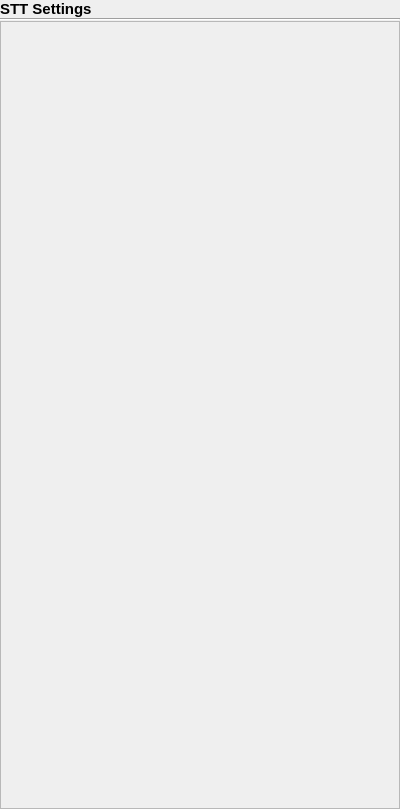
<?xml version="1.0" encoding="UTF-8"?>
<ui version="4.0">
 <class>stt_settings</class>
 <widget class="QWidget" name="stt_settings">
  <property name="geometry">
   <rect>
    <x>0</x>
    <y>0</y>
    <width>400</width>
    <height>809</height>
   </rect>
  </property>
  <property name="windowTitle">
   <string>Form</string>
  </property>
  <layout class="QGridLayout" name="gridLayout_3">
   <property name="leftMargin">
    <number>0</number>
   </property>
   <property name="topMargin">
    <number>0</number>
   </property>
   <property name="rightMargin">
    <number>0</number>
   </property>
   <property name="bottomMargin">
    <number>0</number>
   </property>
   <property name="spacing">
    <number>0</number>
   </property>
   <item row="0" column="0">
    <widget class="QLabel" name="label_2">
     <property name="font">
      <font>
       <pointsize>11</pointsize>
       <bold>true</bold>
      </font>
     </property>
     <property name="text">
        <string>STT Settings</string>
     </property>
    </widget>
   </item>
   <item row="1" column="0">
    <widget class="Line" name="line">
     <property name="orientation">
      <enum>Qt::Orientation::Horizontal</enum>
     </property>
    </widget>
   </item>
   <item row="2" column="0">
    <widget class="QScrollArea" name="scrollArea">
     <property name="sizePolicy">
      <sizepolicy hsizetype="Expanding" vsizetype="Expanding">
       <horstretch>0</horstretch>
       <verstretch>0</verstretch>
      </sizepolicy>
     </property>
     <property name="widgetResizable">
      <bool>true</bool>
     </property>
     <widget class="QWidget" name="scrollAreaWidgetContents">
      <property name="geometry">
       <rect>
        <x>0</x>
        <y>0</y>
        <width>398</width>
        <height>787</height>
       </rect>
      </property>
      <layout class="QGridLayout" name="gridLayout">
       <property name="leftMargin">
        <number>0</number>
       </property>
       <property name="topMargin">
        <number>0</number>
       </property>
       <property name="rightMargin">
        <number>10</number>
       </property>
       <property name="bottomMargin">
        <number>0</number>
       </property>
       <property name="horizontalSpacing">
        <number>0</number>
       </property>
       <property name="verticalSpacing">
        <number>10</number>
       </property>
       <item row="0" column="0">
        <widget class="SliderWidget" name="volume_input_threshold_slider" native="true">
         <property name="sizePolicy">
          <sizepolicy hsizetype="Preferred" vsizetype="Preferred">
           <horstretch>0</horstretch>
           <verstretch>0</verstretch>
          </sizepolicy>
         </property>
         <property name="minimumSize">
          <size>
           <width>0</width>
           <height>10</height>
          </size>
         </property>
         <property name="slider_minimum" stdset="0">
          <number>1</number>
         </property>
         <property name="slider_maximum" stdset="0">
          <number>2000</number>
         </property>
         <property name="spinbox_minimum" stdset="0">
          <double>0.000000000000000</double>
         </property>
         <property name="spinbox_maximum" stdset="0">
          <double>2.000000000000000</double>
         </property>
         <property name="display_as_float" stdset="0">
          <bool>true</bool>
         </property>
         <property name="settings_property" stdset="0">
          <string>stt_settings.volume_input_threshold</string>
         </property>
         <property name="slider_single_step" stdset="0">
          <number>1</number>
         </property>
         <property name="slider_page_step" stdset="0">
          <number>10</number>
         </property>
         <property name="spinbox_single_step" stdset="0">
          <double>0.010000000000000</double>
         </property>
         <property name="spinbox_page_step" stdset="0">
          <double>0.100000000000000</double>
         </property>
         <property name="label_text" stdset="0">
          <string>Input Volume</string>
         </property>
        </widget>
       </item>
       <item row="1" column="0">
        <widget class="SliderWidget" name="silence_buffer_seconds" native="true">
         <property name="sizePolicy">
          <sizepolicy hsizetype="Preferred" vsizetype="Preferred">
           <horstretch>0</horstretch>
           <verstretch>0</verstretch>
          </sizepolicy>
         </property>
         <property name="minimumSize">
          <size>
           <width>0</width>
           <height>10</height>
          </size>
         </property>
         <property name="slider_minimum" stdset="0">
          <number>1</number>
         </property>
         <property name="slider_maximum" stdset="0">
          <number>5000</number>
         </property>
         <property name="spinbox_minimum" stdset="0">
          <double>0.000000000000000</double>
         </property>
         <property name="spinbox_maximum" stdset="0">
          <double>5.000000000000000</double>
         </property>
         <property name="display_as_float" stdset="0">
          <bool>true</bool>
         </property>
         <property name="settings_property" stdset="0">
          <string>stt_settings.silence_buffer_seconds</string>
         </property>
         <property name="slider_single_step" stdset="0">
          <number>1</number>
         </property>
         <property name="slider_page_step" stdset="0">
          <number>10</number>
         </property>
         <property name="spinbox_single_step" stdset="0">
          <double>0.010000000000000</double>
         </property>
         <property name="spinbox_page_step" stdset="0">
          <double>0.100000000000000</double>
         </property>
         <property name="label_text" stdset="0">
          <string>Silence Buffer</string>
         </property>
        </widget>
       </item>
       <item row="3" column="0">
        <spacer name="verticalSpacer">
         <property name="orientation">
          <enum>Qt::Orientation::Vertical</enum>
         </property>
         <property name="sizeHint" stdset="0">
          <size>
           <width>20</width>
           <height>724</height>
          </size>
         </property>
        </spacer>
       </item>
       <item row="2" column="0">
        <widget class="WhisperSettingsWidget" name="widget" native="true">
         <property name="sizePolicy">
          <sizepolicy hsizetype="Preferred" vsizetype="Preferred">
           <horstretch>0</horstretch>
           <verstretch>0</verstretch>
          </sizepolicy>
         </property>
        </widget>
       </item>
      </layout>
     </widget>
    </widget>
   </item>
  </layout>
 </widget>
 <customwidgets>
  <customwidget>
   <class>SliderWidget</class>
   <extends>QWidget</extends>
   <header>airunner/components/application/gui/widgets/slider/slider_widget</header>
   <container>1</container>
  </customwidget>
  <customwidget>
   <class>WhisperSettingsWidget</class>
   <extends>QWidget</extends>
    <header>airunner/components/stt/gui/widgets/whisper_settings_widget</header>
   <container>1</container>
  </customwidget>
 </customwidgets>
 <resources/>
 <connections/>
</ui>
